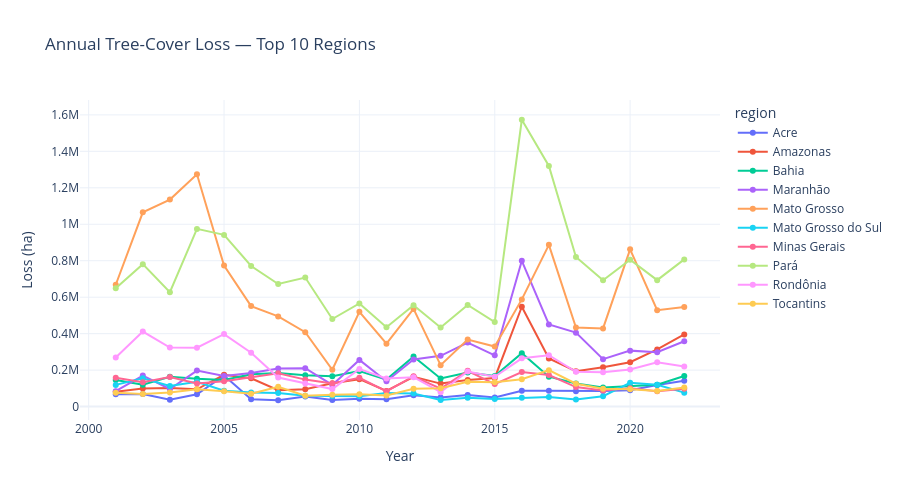

This figure's notebook cell:
### Markdown cell above
### 4.4  Top 10 Regions — Annual Trends

### Code cell
top10 = processed.groupby('region')['tc_loss_ha'].sum().nlargest(10).index
fig = px.line(processed[processed['region'].isin(top10)],
              x='year', y='tc_loss_ha', color='region',
              title='Annual Tree-Cover Loss — Top 10 Regions',
              labels={'tc_loss_ha': 'Loss (ha)', 'year': 'Year'}, markers=True)
fig.update_layout(template='plotly_white', height=500)
fig.show()

### Figure 1 — Plotly figure (JSON) as saved in the notebook; plotly's stock layout.template omitted (floating-point values rounded to 4 significant figures)
{"data": [{"hovertemplate": "region=Acre<br>Year=%{x}<br>Loss (ha)=%{y}<extra></extra>", "legendgroup": "Acre", "line": {"color": "#636efa", "dash": "solid"}, "marker": {"symbol": "circle"}, "mode": "lines+markers", "name": "Acre", "orientation": "v", "showlegend": true, "type": "scatter", "x": [2001, 2002, 2003, 2004, 2005, 2006, 2007, 2008, 2009, 2010, 2011, 2012, 2013, 2014, 2015, 2016, 2017, 2018, 2019, 2020, 2021, 2022], "xaxis": "x", "y": [67310, 68439, 37666, 67190, 169860, 40138, 34674, 55149, 35453, 42519, 40098, 62676, 49483, 63442, 49733, 86613, 86124, 84489, 84745, 90039, 117866, 141103], "yaxis": "y"}, {"hovertemplate": "region=Amazonas<br>Year=%{x}<br>Loss (ha)=%{y}<extra></extra>", "legendgroup": "Amazonas", "line": {"color": "#EF553B", "dash": "solid"}, "marker": {"symbol": "circle"}, "mode": "lines+markers", "name": "Amazonas", "orientation": "v", "showlegend": true, "type": "scatter", "x": [2001, 2002, 2003, 2004, 2005, 2006, 2007, 2008, 2009, 2010, 2011, 2012, 2013, 2014, 2015, 2016, 2017, 2018, 2019, 2020, 2021, 2022], "xaxis": "x", "y": [81439, 99140, 102013, 94389, 174667, 154848, 89356, 94495, 128266, 150468, 85826, 163604, 126022, 146343, 156876, 547520, 263807, 193802, 215504, 242978, 313521, 395727], "yaxis": "y"}, {"hovertemplate": "region=Bahia<br>Year=%{x}<br>Loss (ha)=%{y}<extra></extra>", "legendgroup": "Bahia", "line": {"color": "#00cc96", "dash": "solid"}, "marker": {"symbol": "circle"}, "mode": "lines+markers", "name": "Bahia", "orientation": "v", "showlegend": true, "type": "scatter", "x": [2001, 2002, 2003, 2004, 2005, 2006, 2007, 2008, 2009, 2010, 2011, 2012, 2013, 2014, 2015, 2016, 2017, 2018, 2019, 2020, 2021, 2022], "xaxis": "x", "y": [145822, 120268, 163577, 152279, 145693, 177052, 183799, 171667, 166360, 195412, 147831, 274999, 153801, 186844, 167990, 292821, 163956, 126120, 104207, 110143, 120013, 168063], "yaxis": "y"}, {"hovertemplate": "region=Maranhão<br>Year=%{x}<br>Loss (ha)=%{y}<extra></extra>", "legendgroup": "Maranhão", "line": {"color": "#ab63fa", "dash": "solid"}, "marker": {"symbol": "circle"}, "mode": "lines+markers", "name": "Maranhão", "orientation": "v", "showlegend": true, "type": "scatter", "x": [2001, 2002, 2003, 2004, 2005, 2006, 2007, 2008, 2009, 2010, 2011, 2012, 2013, 2014, 2015, 2016, 2017, 2018, 2019, 2020, 2021, 2022], "xaxis": "x", "y": [84246, 170128, 96299, 197214, 168331, 184183, 208457, 210305, 118924, 255849, 139132, 258350, 278221, 351384, 281049, 799628, 450529, 405397, 259756, 306837, 298600, 358542], "yaxis": "y"}, {"hovertemplate": "region=Mato Grosso<br>Year=%{x}<br>Loss (ha)=%{y}<extra></extra>", "legendgroup": "Mato Grosso", "line": {"color": "#FFA15A", "dash": "solid"}, "marker": {"symbol": "circle"}, "mode": "lines+markers", "name": "Mato Grosso", "orientation": "v", "showlegend": true, "type": "scatter", "x": [2001, 2002, 2003, 2004, 2005, 2006, 2007, 2008, 2009, 2010, 2011, 2012, 2013, 2014, 2015, 2016, 2017, 2018, 2019, 2020, 2021, 2022], "xaxis": "x", "y": [668329, 1065530, 1135364, 1274080, 773884, 551308, 494494, 408046, 202113, 520185, 344886, 535603, 227026, 367277, 329616, 587938, 887072, 433440, 428628, 862444, 528205, 546200], "yaxis": "y"}, {"hovertemplate": "region=Mato Grosso do Sul<br>Year=%{x}<br>Loss (ha)=%{y}<extra></extra>", "legendgroup": "Mato Grosso do Sul", "line": {"color": "#19d3f3", "dash": "solid"}, "marker": {"symbol": "circle"}, "mode": "lines+markers", "name": "Mato Grosso do Sul", "orientation": "v", "showlegend": true, "type": "scatter", "x": [2001, 2002, 2003, 2004, 2005, 2006, 2007, 2008, 2009, 2010, 2011, 2012, 2013, 2014, 2015, 2016, 2017, 2018, 2019, 2020, 2021, 2022], "xaxis": "x", "y": [118977, 154725, 112437, 135766, 86858, 77821, 73908, 59403, 57814, 56954, 74918, 71917, 36176, 48676, 41027, 47996, 53074, 38198, 57075, 130180, 119269, 76357], "yaxis": "y"}, {"hovertemplate": "region=Minas Gerais<br>Year=%{x}<br>Loss (ha)=%{y}<extra></extra>", "legendgroup": "Minas Gerais", "line": {"color": "#FF6692", "dash": "solid"}, "marker": {"symbol": "circle"}, "mode": "lines+markers", "name": "Minas Gerais", "orientation": "v", "showlegend": true, "type": "scatter", "x": [2001, 2002, 2003, 2004, 2005, 2006, 2007, 2008, 2009, 2010, 2011, 2012, 2013, 2014, 2015, 2016, 2017, 2018, 2019, 2020, 2021, 2022], "xaxis": "x", "y": [157590, 133572, 162231, 126418, 139292, 162295, 182358, 147968, 127155, 157717, 83488, 166320, 98396, 195817, 123451, 189089, 172779, 106941, 87877, 100016, 84555, 97257], "yaxis": "y"}, {"hovertemplate": "region=Pará<br>Year=%{x}<br>Loss (ha)=%{y}<extra></extra>", "legendgroup": "Pará", "line": {"color": "#B6E880", "dash": "solid"}, "marker": {"symbol": "circle"}, "mode": "lines+markers", "name": "Pará", "orientation": "v", "showlegend": true, "type": "scatter", "x": [2001, 2002, 2003, 2004, 2005, 2006, 2007, 2008, 2009, 2010, 2011, 2012, 2013, 2014, 2015, 2016, 2017, 2018, 2019, 2020, 2021, 2022], "xaxis": "x", "y": [649120, 781283, 627531, 974698, 941715, 770915, 672349, 707656, 480365, 565740, 435157, 555726, 434166, 557607, 463583, 1573272, 1319478, 820257, 693043, 805652, 693516, 807272], "yaxis": "y"}, {"hovertemplate": "region=Rondônia<br>Year=%{x}<br>Loss (ha)=%{y}<extra></extra>", "legendgroup": "Rondônia", "line": {"color": "#FF97FF", "dash": "solid"}, "marker": {"symbol": "circle"}, "mode": "lines+markers", "name": "Rondônia", "orientation": "v", "showlegend": true, "type": "scatter", "x": [2001, 2002, 2003, 2004, 2005, 2006, 2007, 2008, 2009, 2010, 2011, 2012, 2013, 2014, 2015, 2016, 2017, 2018, 2019, 2020, 2021, 2022], "xaxis": "x", "y": [268969, 411428, 323676, 323103, 397698, 295558, 159361, 126105, 95967, 205746, 154224, 161088, 78921, 192095, 163322, 264735, 281905, 190541, 188395, 203500, 243031, 219627], "yaxis": "y"}, {"hovertemplate": "region=Tocantins<br>Year=%{x}<br>Loss (ha)=%{y}<extra></extra>", "legendgroup": "Tocantins", "line": {"color": "#FECB52", "dash": "solid"}, "marker": {"symbol": "circle"}, "mode": "lines+markers", "name": "Tocantins", "orientation": "v", "showlegend": true, "type": "scatter", "x": [2001, 2002, 2003, 2004, 2005, 2006, 2007, 2008, 2009, 2010, 2011, 2012, 2013, 2014, 2015, 2016, 2017, 2018, 2019, 2020, 2021, 2022], "xaxis": "x", "y": [75618, 69248, 77526, 95065, 84246, 70176, 108836, 59457, 65306, 67351, 60794, 97524, 100786, 136150, 132988, 150290, 199889, 125325, 97276, 94922, 85975, 105202], "yaxis": "y"}], "layout": {"height": 500, "legend": {"title": {"text": "region"}, "tracegroupgap": 0}, "title": {"text": "Annual Tree-Cover Loss — Top 10 Regions"}, "xaxis": {"anchor": "y", "domain": [0, 1], "title": {"text": "Year"}}, "yaxis": {"anchor": "x", "domain": [0, 1], "title": {"text": "Loss (ha)"}}}}
